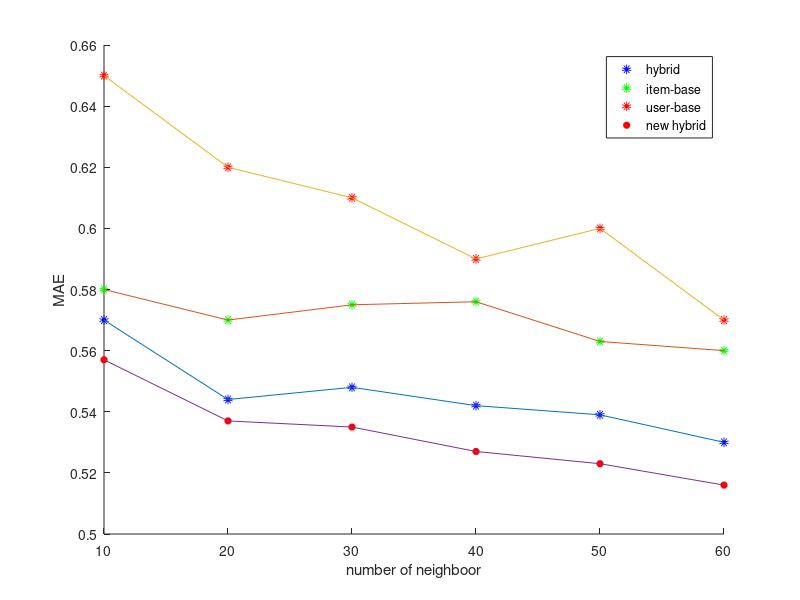

This chart was generated by the following MATLAB code:
clc; close all; clear all;
N=[10 20 30 40 50 60];

MAE= [0.57   0.544  0.548   0.542  0.539    0.53];
MAEi=[0.58   0.57   0.575   0.576   0.563    0.56];
MAEu=[0.65   0.62   0.61    0.59   0.60     0.57];
MAEp=[0.557   0.537   0.535    0.527    0.523    0.516];

N_length=length(N);

hold on
for nn=1:N_length
    x=N(nn);
    y=MAE(nn);
    yi=MAEi(nn);
    yu=MAEu(nn);
    yp=MAEp(nn);
    plot(x,y,'bo','LineWidth',5,'MarkerSize',2);
    plot(x,yi,'go','LineWidth',5,'MarkerSize',2);
    plot(x,yu,'ro','LineWidth',5,'MarkerSize',2);
    plot(x,yp,'r*','LineWidth',5,'MarkerSize',2);
end
plot(N,MAE,N,MAEi,N,MAEu,N,MAEp)

hold off 

leg=legend('hybrid','item-base','user-base','new hybrid');
set(gca, 'XTick', [10 20 30 40 50 60]); % Change x-axis ticks
set(gca, 'YTick', [0.5 0.52 0.54 0.56 0.58 0.60 0.62 0.64 0.66 0.68]); % Change y-axis ticks
xlabel('number of neighboor')
ylabel('MAE')

%%%%%%%%%%%%%%%%%%%%%%%%%%%%%%%%%%%%%%%%%%%%%%%%%%%%%%%%%%%%%%%%%%%%%%
% clc; close all; clear all;
% w  =[0.2   0.3    0.4     0.5    0.6     0.7    0.8];
% MAE=[0.57  0.578  0.585   0.61   0.62    0.625   0.63];
% 
% w_length=length(w);
% 
% hold on
% 
% for nn=1:w_length
%     x=w(nn);
%     y=MAE(nn);
%     plot(x,y,'bo','LineWidth',5,'MarkerSize',2);
% end
% 
% plot(w,MAE)
% hold off 
% 
% leg=legend('hybrid');
% xlabel('Value of weighting')
% ylabel('MAE')
% axis=[0.1 0.9 0.5 0.78];
% set(gca, 'XTick', [0.1 0.2 0.3 0.4 0.5 0.6 0.7 0.8]); % Change x-axis ticks
% set(gca, 'YTick', [0.5 0.51 0.52 0.53 0.54 0.55 0.56 0.57 0.58 0.59 0.60 0.61 0.62 0.63 0.64 0.65 0.66 0.67 0.68]); % Change y-axis ticks




